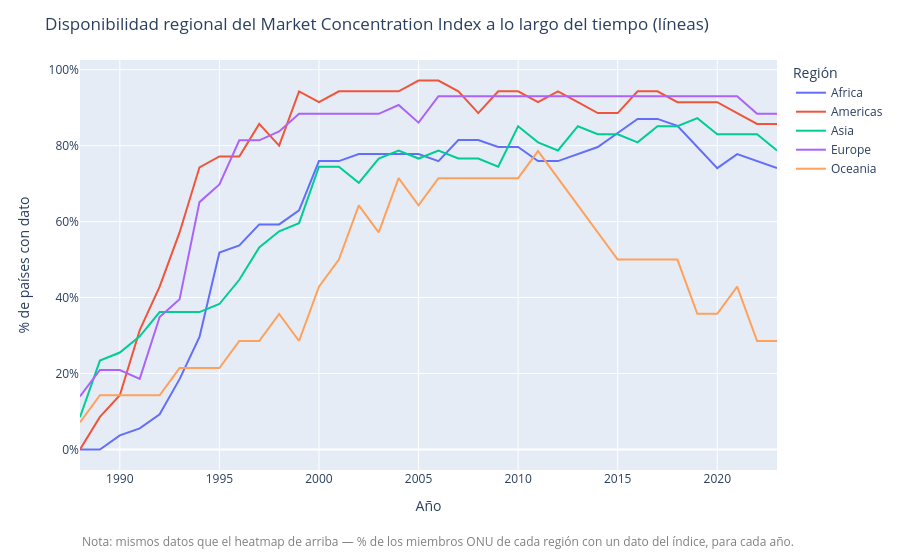

Write notebook code for a chart like this one.
### Code cell
fig_lineas_region_anio_mc = px.line(
    densidad_region_anio_mc.reset_index(),
    x="year",
    y=densidad_region_anio_mc.columns.tolist(),
    labels={"year": "Año", "value": "% de países con dato", "variable": "Región"},
)
fig_lineas_region_anio_mc.update_layout(
    title="Disponibilidad regional del Market Concentration Index a lo largo del tiempo (líneas)",
    yaxis_tickformat=".0%",
    legend_title_text="Región",
    margin=dict(b=90),
)
fig_lineas_region_anio_mc.add_annotation(
    text="Nota: mismos datos que el heatmap de arriba — % de los miembros ONU de cada región con un dato del índice, para cada año.",
    xref="paper", yref="paper", x=0, y=-0.2, showarrow=False,
    font=dict(size=12, color="gray"), align="left",
)

figuras_reporte.append(("lineas_region_anio_mc", fig_lineas_region_anio_mc))
fig_lineas_region_anio_mc.show()

### Figure 1 — Plotly figure (JSON) as saved in the notebook; plotly's stock layout.template omitted (floating-point values rounded to 4 significant figures)
{"data": [{"hovertemplate": "Región=Africa<br>Año=%{x}<br>% de países con dato=%{y}<extra></extra>", "legendgroup": "Africa", "line": {"color": "#636efa", "dash": "solid"}, "marker": {"symbol": "circle"}, "mode": "lines", "name": "Africa", "orientation": "v", "showlegend": true, "type": "scatter", "x": [1988, 1989, 1990, 1991, 1992, 1993, 1994, 1995, 1996, 1997, 1998, 1999, 2000, 2001, 2002, 2003, 2004, 2005, 2006, 2007, 2008, 2009, 2010, 2011, 2012, 2013, 2014, 2015, 2016, 2017, 2018, 2019, 2020, 2021, 2022, 2023], "xaxis": "x", "y": [0.0, 0.0, 0.03704, 0.05556, 0.09259, 0.1852, 0.2963, 0.5185, 0.537, 0.5926, 0.5926, 0.6296, 0.7593, 0.7593, 0.7778, 0.7778, 0.7778, 0.7778, 0.7593, 0.8148, 0.8148, 0.7963, 0.7963, 0.7593, 0.7593, 0.7778, 0.7963, 0.8333, 0.8704, 0.8704, 0.8519, 0.7963, 0.7407, 0.7778, 0.7593, 0.7407], "yaxis": "y"}, {"hovertemplate": "Región=Americas<br>Año=%{x}<br>% de países con dato=%{y}<extra></extra>", "legendgroup": "Americas", "line": {"color": "#EF553B", "dash": "solid"}, "marker": {"symbol": "circle"}, "mode": "lines", "name": "Americas", "orientation": "v", "showlegend": true, "type": "scatter", "x": [1988, 1989, 1990, 1991, 1992, 1993, 1994, 1995, 1996, 1997, 1998, 1999, 2000, 2001, 2002, 2003, 2004, 2005, 2006, 2007, 2008, 2009, 2010, 2011, 2012, 2013, 2014, 2015, 2016, 2017, 2018, 2019, 2020, 2021, 2022, 2023], "xaxis": "x", "y": [0.0, 0.08571, 0.1429, 0.3143, 0.4286, 0.5714, 0.7429, 0.7714, 0.7714, 0.8571, 0.8, 0.9429, 0.9143, 0.9429, 0.9429, 0.9429, 0.9429, 0.9714, 0.9714, 0.9429, 0.8857, 0.9429, 0.9429, 0.9143, 0.9429, 0.9143, 0.8857, 0.8857, 0.9429, 0.9429, 0.9143, 0.9143, 0.9143, 0.8857, 0.8571, 0.8571], "yaxis": "y"}, {"hovertemplate": "Región=Asia<br>Año=%{x}<br>% de países con dato=%{y}<extra></extra>", "legendgroup": "Asia", "line": {"color": "#00cc96", "dash": "solid"}, "marker": {"symbol": "circle"}, "mode": "lines", "name": "Asia", "orientation": "v", "showlegend": true, "type": "scatter", "x": [1988, 1989, 1990, 1991, 1992, 1993, 1994, 1995, 1996, 1997, 1998, 1999, 2000, 2001, 2002, 2003, 2004, 2005, 2006, 2007, 2008, 2009, 2010, 2011, 2012, 2013, 2014, 2015, 2016, 2017, 2018, 2019, 2020, 2021, 2022, 2023], "xaxis": "x", "y": [0.08511, 0.234, 0.2553, 0.2979, 0.3617, 0.3617, 0.3617, 0.383, 0.4468, 0.5319, 0.5745, 0.5957, 0.7447, 0.7447, 0.7021, 0.766, 0.7872, 0.766, 0.7872, 0.766, 0.766, 0.7447, 0.8511, 0.8085, 0.7872, 0.8511, 0.8298, 0.8298, 0.8085, 0.8511, 0.8511, 0.8723, 0.8298, 0.8298, 0.8298, 0.7872], "yaxis": "y"}, {"hovertemplate": "Región=Europe<br>Año=%{x}<br>% de países con dato=%{y}<extra></extra>", "legendgroup": "Europe", "line": {"color": "#ab63fa", "dash": "solid"}, "marker": {"symbol": "circle"}, "mode": "lines", "name": "Europe", "orientation": "v", "showlegend": true, "type": "scatter", "x": [1988, 1989, 1990, 1991, 1992, 1993, 1994, 1995, 1996, 1997, 1998, 1999, 2000, 2001, 2002, 2003, 2004, 2005, 2006, 2007, 2008, 2009, 2010, 2011, 2012, 2013, 2014, 2015, 2016, 2017, 2018, 2019, 2020, 2021, 2022, 2023], "xaxis": "x", "y": [0.1395, 0.2093, 0.2093, 0.186, 0.3488, 0.3953, 0.6512, 0.6977, 0.814, 0.814, 0.8372, 0.8837, 0.8837, 0.8837, 0.8837, 0.8837, 0.907, 0.8605, 0.9302, 0.9302, 0.9302, 0.9302, 0.9302, 0.9302, 0.9302, 0.9302, 0.9302, 0.9302, 0.9302, 0.9302, 0.9302, 0.9302, 0.9302, 0.9302, 0.8837, 0.8837], "yaxis": "y"}, {"hovertemplate": "Región=Oceania<br>Año=%{x}<br>% de países con dato=%{y}<extra></extra>", "legendgroup": "Oceania", "line": {"color": "#FFA15A", "dash": "solid"}, "marker": {"symbol": "circle"}, "mode": "lines", "name": "Oceania", "orientation": "v", "showlegend": true, "type": "scatter", "x": [1988, 1989, 1990, 1991, 1992, 1993, 1994, 1995, 1996, 1997, 1998, 1999, 2000, 2001, 2002, 2003, 2004, 2005, 2006, 2007, 2008, 2009, 2010, 2011, 2012, 2013, 2014, 2015, 2016, 2017, 2018, 2019, 2020, 2021, 2022, 2023], "xaxis": "x", "y": [0.07143, 0.1429, 0.1429, 0.1429, 0.1429, 0.2143, 0.2143, 0.2143, 0.2857, 0.2857, 0.3571, 0.2857, 0.4286, 0.5, 0.6429, 0.5714, 0.7143, 0.6429, 0.7143, 0.7143, 0.7143, 0.7143, 0.7143, 0.7857, 0.7143, 0.6429, 0.5714, 0.5, 0.5, 0.5, 0.5, 0.3571, 0.3571, 0.4286, 0.2857, 0.2857], "yaxis": "y"}], "layout": {"annotations": [{"align": "left", "font": {"color": "gray", "size": 12}, "showarrow": false, "text": "Nota: mismos datos que el heatmap de arriba — % de los miembros ONU de cada región con un dato del índice, para cada año.", "x": 0, "xref": "paper", "y": -0.2, "yref": "paper"}], "legend": {"title": {"text": "Región"}, "tracegroupgap": 0}, "margin": {"b": 90, "t": 60}, "title": {"text": "Disponibilidad regional del Market Concentration Index a lo largo del tiempo (líneas)"}, "xaxis": {"anchor": "y", "domain": [0, 1], "title": {"text": "Año"}}, "yaxis": {"anchor": "x", "domain": [0, 1], "tickformat": ".0%", "title": {"text": "% de países con dato"}}}}
